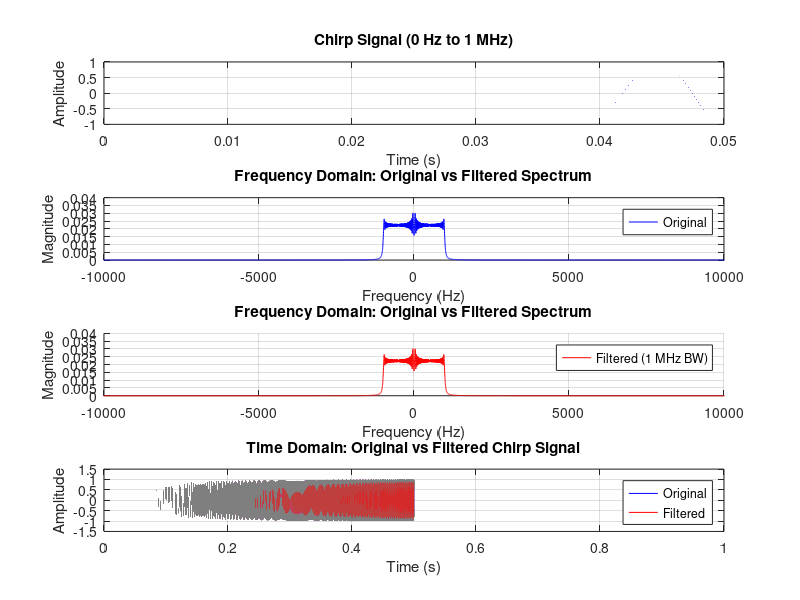

This chart was generated by the following MATLAB code:
% Parameters
Fs = 10e6; % Sampling frequency (10 MHz)
T = 0.5; % Duration (1 second)
t = 0:1/Fs:T-1/Fs; % Time vector (Δt = 1e-7 s)
f0 = 0; % Initial frequency (0 Hz)
f1 = 1e3; % Final frequency (1 MHz)
A = 1; % Amplitude

% Generate chirp signal (linear frequency sweep)
x = A * chirp(t, f0, T, f1, 'linear');

% Compute FFT
N = length(x); % Number of samples
X = fft(x)/N; % Normalized FFT
freq = (-N/2:N/2-1)*(Fs/N); % Frequency vector (centered at 0 Hz)
X_shifted = fftshift(X); % Shift FFT for negative frequencies
X_mag = abs(X_shifted); % Magnitude spectrum

% Apply 1 MHz bandwidth filter (low-pass, -1 MHz to 1 MHz)
f_cutoff = 0.5e6; % 1 MHz cutoff frequency
filter_mask = abs(freq) <= f_cutoff; % Keep frequencies |f| ≤ 1 MHz
X_filtered = X_shifted .* filter_mask; % Apply filter
X_filtered_unshifted = ifftshift(X_filtered); % Unshift for IFFT

% Inverse FFT to get filtered time-domain signal
x_filtered = ifft(X_filtered_unshifted)*N; % Inverse FFT, rescaled

% Plot results
figure;

% Subplot 1: Original chirp signal
subplot(4,1,1);
plot(t, x);
title('Chirp Signal (0 Hz to 1 MHz)');
xlabel('Time (s)');
ylabel('Amplitude');
xlim([0 50e-3]); % Zoom to 1 ms to show frequency increase
grid on;

% Subplot 2: Original and filtered frequency spectrum (with negative frequencies)
subplot(4,1,2);
plot(freq, X_mag, 'b', 'DisplayName', 'Original');
hold on;
title('Frequency Domain: Original vs Filtered Spectrum');
xlabel('Frequency (Hz)');
ylabel('Magnitude');
xlim([-10e3 10e3]);
legend;
grid on;

% Subplot 2: Original and filtered frequency spectrum (with negative frequencies)
subplot(4,1,3);
hold on;
plot(freq, abs(X_filtered), 'r', 'DisplayName', 'Filtered (1 MHz BW)');
title('Frequency Domain: Original vs Filtered Spectrum');
xlabel('Frequency (Hz)');
ylabel('Magnitude');
xlim([-10e3 10e3]);
legend;
grid on;

% Subplot 3: Original and filtered time-domain signal
subplot(4,1,4);
plot(t, x, 'b', 'DisplayName', 'Original');
hold on;
plot(t, real(x_filtered), 'r', 'DisplayName', 'Filtered');
title('Time Domain: Original vs Filtered Chirp Signal');
xlabel('Time (s)');
ylabel('Amplitude');
xlim([0 1]); % Zoom to 1 ms to show frequency increase
legend;
grid on;